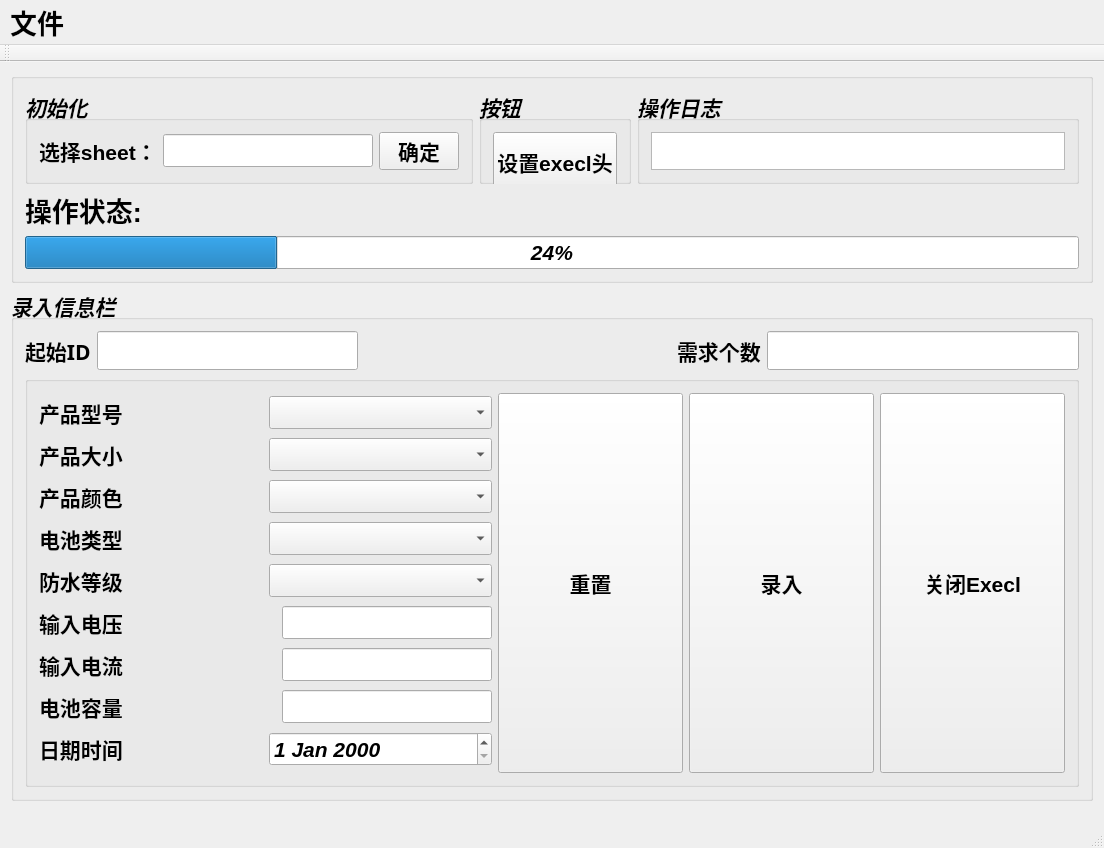
<?xml version="1.0" encoding="UTF-8"?>
<ui version="4.0">
 <class>MainWindow</class>
 <widget class="QMainWindow" name="MainWindow">
  <property name="geometry">
   <rect>
    <x>0</x>
    <y>0</y>
    <width>1104</width>
    <height>787</height>
   </rect>
  </property>
  <property name="sizePolicy">
   <sizepolicy hsizetype="Expanding" vsizetype="Expanding">
    <horstretch>0</horstretch>
    <verstretch>0</verstretch>
   </sizepolicy>
  </property>
  <property name="minimumSize">
   <size>
    <width>0</width>
    <height>0</height>
   </size>
  </property>
  <property name="maximumSize">
   <size>
    <width>16777215</width>
    <height>16777215</height>
   </size>
  </property>
  <property name="font">
   <font>
    <pointsize>20</pointsize>
    <weight>75</weight>
    <bold>true</bold>
   </font>
  </property>
  <property name="windowTitle">
   <string>超级板标签码自动生成</string>
  </property>
  <property name="windowIcon">
   <iconset>
    <normaloff>app_icon_32.ico</normaloff>app_icon_32.ico</iconset>
  </property>
  <property name="layoutDirection">
   <enum>Qt::LeftToRight</enum>
  </property>
  <property name="autoFillBackground">
   <bool>false</bool>
  </property>
  <widget class="QWidget" name="centralWidget">
   <layout class="QVBoxLayout" name="verticalLayout_3">
    <item>
     <widget class="QGroupBox" name="groupBox_2">
      <property name="minimumSize">
       <size>
        <width>0</width>
        <height>0</height>
       </size>
      </property>
      <property name="maximumSize">
       <size>
        <width>16777215</width>
        <height>210</height>
       </size>
      </property>
      <property name="font">
       <font>
        <pointsize>16</pointsize>
        <weight>75</weight>
        <italic>true</italic>
        <bold>true</bold>
       </font>
      </property>
      <property name="title">
       <string/>
      </property>
      <layout class="QVBoxLayout" name="verticalLayout_7">
       <item>
        <layout class="QHBoxLayout" name="horizontalLayout_16">
         <item>
          <widget class="QGroupBox" name="groupBox_7">
           <property name="sizePolicy">
            <sizepolicy hsizetype="Expanding" vsizetype="Preferred">
             <horstretch>0</horstretch>
             <verstretch>0</verstretch>
            </sizepolicy>
           </property>
           <property name="title">
            <string>初始化</string>
           </property>
           <layout class="QHBoxLayout" name="horizontalLayout">
            <item>
             <layout class="QVBoxLayout" name="verticalLayout_5">
              <item>
               <layout class="QHBoxLayout" name="horizontalLayout_18">
                <item>
                 <widget class="QLabel" name="label">
                  <property name="font">
                   <font>
                    <pointsize>16</pointsize>
                    <italic>false</italic>
                   </font>
                  </property>
                  <property name="text">
                   <string>选择sheet：</string>
                  </property>
                 </widget>
                </item>
                <item>
                 <widget class="QLineEdit" name="lineEdit_sheets">
                  <property name="font">
                   <font>
                    <pointsize>16</pointsize>
                    <italic>false</italic>
                   </font>
                  </property>
                 </widget>
                </item>
                <item>
                 <widget class="QPushButton" name="pushButton_select">
                  <property name="font">
                   <font>
                    <pointsize>16</pointsize>
                    <italic>false</italic>
                   </font>
                  </property>
                  <property name="text">
                   <string>确定</string>
                  </property>
                 </widget>
                </item>
               </layout>
              </item>
             </layout>
            </item>
           </layout>
          </widget>
         </item>
         <item>
          <widget class="QGroupBox" name="groupBox_3">
           <property name="title">
            <string>按钮</string>
           </property>
           <layout class="QVBoxLayout" name="verticalLayout_8">
            <item>
             <widget class="QPushButton" name="pushButton_execl_head">
              <property name="minimumSize">
               <size>
                <width>0</width>
                <height>60</height>
               </size>
              </property>
              <property name="font">
               <font>
                <italic>false</italic>
                <kerning>false</kerning>
               </font>
              </property>
              <property name="text">
               <string>设置execl头</string>
              </property>
             </widget>
            </item>
           </layout>
          </widget>
         </item>
         <item>
          <widget class="QGroupBox" name="groupBox_6">
           <property name="sizePolicy">
            <sizepolicy hsizetype="Expanding" vsizetype="Preferred">
             <horstretch>0</horstretch>
             <verstretch>0</verstretch>
            </sizepolicy>
           </property>
           <property name="title">
            <string>操作日志</string>
           </property>
           <layout class="QVBoxLayout" name="verticalLayout_9">
            <item>
             <widget class="QTextEdit" name="textEdit_optlog">
              <property name="font">
               <font>
                <pointsize>10</pointsize>
                <weight>50</weight>
                <italic>false</italic>
                <bold>false</bold>
               </font>
              </property>
             </widget>
            </item>
           </layout>
          </widget>
         </item>
        </layout>
       </item>
       <item>
        <layout class="QHBoxLayout" name="horizontalLayout_12">
         <item>
          <widget class="QLabel" name="label_15">
           <property name="font">
            <font>
             <pointsize>20</pointsize>
             <italic>false</italic>
            </font>
           </property>
           <property name="text">
            <string>操作状态:</string>
           </property>
          </widget>
         </item>
         <item>
          <widget class="QLabel" name="label_status_result">
           <property name="font">
            <font>
             <pointsize>20</pointsize>
             <weight>50</weight>
             <italic>false</italic>
             <bold>false</bold>
            </font>
           </property>
           <property name="text">
            <string/>
           </property>
          </widget>
         </item>
         <item>
          <widget class="QLabel" name="label_16">
           <property name="text">
            <string/>
           </property>
          </widget>
         </item>
         <item>
          <widget class="QLabel" name="label_status">
           <property name="text">
            <string/>
           </property>
          </widget>
         </item>
        </layout>
       </item>
       <item>
        <widget class="QProgressBar" name="uploadProgressBar">
         <property name="value">
          <number>24</number>
         </property>
        </widget>
       </item>
      </layout>
     </widget>
    </item>
    <item>
     <widget class="QGroupBox" name="groupBox">
      <property name="font">
       <font>
        <pointsize>16</pointsize>
        <weight>75</weight>
        <italic>true</italic>
        <bold>true</bold>
       </font>
      </property>
      <property name="title">
       <string>录入信息栏</string>
      </property>
      <layout class="QVBoxLayout" name="verticalLayout_6">
       <item>
        <layout class="QHBoxLayout" name="horizontalLayout_13">
         <item>
          <layout class="QHBoxLayout" name="horizontalLayout_14">
           <item>
            <widget class="QLabel" name="label_13">
             <property name="font">
              <font>
               <family>Aharoni</family>
               <pointsize>16</pointsize>
               <italic>false</italic>
              </font>
             </property>
             <property name="text">
              <string>起始ID</string>
             </property>
            </widget>
           </item>
           <item>
            <widget class="QLineEdit" name="lineEdit_startid">
             <property name="font">
              <font>
               <pointsize>20</pointsize>
               <italic>false</italic>
              </font>
             </property>
            </widget>
           </item>
          </layout>
         </item>
         <item>
          <spacer name="horizontalSpacer_5">
           <property name="orientation">
            <enum>Qt::Horizontal</enum>
           </property>
           <property name="sizeHint" stdset="0">
            <size>
             <width>40</width>
             <height>20</height>
            </size>
           </property>
          </spacer>
         </item>
         <item>
          <widget class="QLabel" name="label_14">
           <property name="font">
            <font>
             <pointsize>16</pointsize>
             <italic>false</italic>
            </font>
           </property>
           <property name="text">
            <string>需求个数</string>
           </property>
          </widget>
         </item>
         <item>
          <layout class="QHBoxLayout" name="horizontalLayout_15">
           <item>
            <widget class="QLineEdit" name="lineEdit_need_num">
             <property name="font">
              <font>
               <pointsize>20</pointsize>
               <italic>false</italic>
              </font>
             </property>
            </widget>
           </item>
          </layout>
         </item>
        </layout>
       </item>
       <item>
        <widget class="QGroupBox" name="groupBox_4">
         <property name="title">
          <string/>
         </property>
         <layout class="QVBoxLayout" name="verticalLayout_4">
          <item>
           <layout class="QHBoxLayout" name="horizontalLayout_2">
            <item>
             <layout class="QVBoxLayout" name="verticalLayout">
              <item>
               <layout class="QHBoxLayout" name="horizontalLayout_3">
                <item>
                 <widget class="QLabel" name="label_6">
                  <property name="minimumSize">
                   <size>
                    <width>0</width>
                    <height>0</height>
                   </size>
                  </property>
                  <property name="font">
                   <font>
                    <pointsize>16</pointsize>
                    <weight>75</weight>
                    <italic>false</italic>
                    <bold>true</bold>
                   </font>
                  </property>
                  <property name="text">
                   <string>产品型号</string>
                  </property>
                 </widget>
                </item>
                <item>
                 <widget class="QComboBox" name="comboBox_type">
                  <property name="font">
                   <font>
                    <pointsize>16</pointsize>
                    <weight>75</weight>
                    <italic>false</italic>
                    <bold>true</bold>
                   </font>
                  </property>
                 </widget>
                </item>
               </layout>
              </item>
              <item>
               <layout class="QHBoxLayout" name="horizontalLayout_4">
                <item>
                 <widget class="QLabel" name="label_7">
                  <property name="font">
                   <font>
                    <pointsize>16</pointsize>
                    <weight>75</weight>
                    <italic>false</italic>
                    <bold>true</bold>
                   </font>
                  </property>
                  <property name="text">
                   <string>产品大小</string>
                  </property>
                 </widget>
                </item>
                <item>
                 <widget class="QComboBox" name="comboBox_size">
                  <property name="font">
                   <font>
                    <pointsize>16</pointsize>
                    <weight>75</weight>
                    <italic>false</italic>
                    <bold>true</bold>
                   </font>
                  </property>
                 </widget>
                </item>
               </layout>
              </item>
              <item>
               <layout class="QHBoxLayout" name="horizontalLayout_5">
                <item>
                 <widget class="QLabel" name="label_4">
                  <property name="font">
                   <font>
                    <pointsize>16</pointsize>
                    <weight>75</weight>
                    <italic>false</italic>
                    <bold>true</bold>
                   </font>
                  </property>
                  <property name="text">
                   <string>产品颜色</string>
                  </property>
                 </widget>
                </item>
                <item>
                 <widget class="QComboBox" name="comboBox_color">
                  <property name="font">
                   <font>
                    <pointsize>16</pointsize>
                    <weight>75</weight>
                    <italic>false</italic>
                    <bold>true</bold>
                   </font>
                  </property>
                 </widget>
                </item>
               </layout>
              </item>
              <item>
               <layout class="QHBoxLayout" name="horizontalLayout_6">
                <item>
                 <widget class="QLabel" name="label_8">
                  <property name="font">
                   <font>
                    <pointsize>16</pointsize>
                    <weight>75</weight>
                    <italic>false</italic>
                    <bold>true</bold>
                   </font>
                  </property>
                  <property name="text">
                   <string>电池类型</string>
                  </property>
                 </widget>
                </item>
                <item>
                 <widget class="QComboBox" name="comboBox_bat">
                  <property name="font">
                   <font>
                    <pointsize>16</pointsize>
                    <weight>75</weight>
                    <italic>false</italic>
                    <bold>true</bold>
                   </font>
                  </property>
                 </widget>
                </item>
               </layout>
              </item>
              <item>
               <layout class="QHBoxLayout" name="horizontalLayout_7">
                <item>
                 <widget class="QLabel" name="label_9">
                  <property name="font">
                   <font>
                    <pointsize>16</pointsize>
                    <weight>75</weight>
                    <italic>false</italic>
                    <bold>true</bold>
                   </font>
                  </property>
                  <property name="text">
                   <string>防水等级</string>
                  </property>
                 </widget>
                </item>
                <item>
                 <widget class="QComboBox" name="comboBox_water">
                  <property name="font">
                   <font>
                    <pointsize>16</pointsize>
                    <weight>75</weight>
                    <italic>false</italic>
                    <bold>true</bold>
                   </font>
                  </property>
                 </widget>
                </item>
               </layout>
              </item>
              <item>
               <layout class="QHBoxLayout" name="horizontalLayout_8">
                <item>
                 <widget class="QLabel" name="label_10">
                  <property name="font">
                   <font>
                    <pointsize>16</pointsize>
                    <weight>75</weight>
                    <italic>false</italic>
                    <bold>true</bold>
                   </font>
                  </property>
                  <property name="text">
                   <string>输入电压</string>
                  </property>
                 </widget>
                </item>
                <item>
                 <spacer name="horizontalSpacer">
                  <property name="orientation">
                   <enum>Qt::Horizontal</enum>
                  </property>
                  <property name="sizeHint" stdset="0">
                   <size>
                    <width>40</width>
                    <height>20</height>
                   </size>
                  </property>
                 </spacer>
                </item>
                <item>
                 <widget class="QLineEdit" name="lineEdit_v">
                  <property name="font">
                   <font>
                    <pointsize>16</pointsize>
                    <weight>75</weight>
                    <italic>false</italic>
                    <bold>true</bold>
                   </font>
                  </property>
                 </widget>
                </item>
               </layout>
              </item>
              <item>
               <layout class="QHBoxLayout" name="horizontalLayout_9">
                <item>
                 <widget class="QLabel" name="label_11">
                  <property name="font">
                   <font>
                    <pointsize>16</pointsize>
                    <weight>75</weight>
                    <italic>false</italic>
                    <bold>true</bold>
                   </font>
                  </property>
                  <property name="text">
                   <string>输入电流</string>
                  </property>
                 </widget>
                </item>
                <item>
                 <spacer name="horizontalSpacer_2">
                  <property name="orientation">
                   <enum>Qt::Horizontal</enum>
                  </property>
                  <property name="sizeHint" stdset="0">
                   <size>
                    <width>40</width>
                    <height>20</height>
                   </size>
                  </property>
                 </spacer>
                </item>
                <item>
                 <widget class="QLineEdit" name="lineEdit_i">
                  <property name="font">
                   <font>
                    <pointsize>16</pointsize>
                    <weight>75</weight>
                    <italic>false</italic>
                    <bold>true</bold>
                   </font>
                  </property>
                 </widget>
                </item>
               </layout>
              </item>
              <item>
               <layout class="QHBoxLayout" name="horizontalLayout_11">
                <item>
                 <widget class="QLabel" name="label_12">
                  <property name="font">
                   <font>
                    <pointsize>16</pointsize>
                    <weight>75</weight>
                    <italic>false</italic>
                    <bold>true</bold>
                   </font>
                  </property>
                  <property name="text">
                   <string>电池容量</string>
                  </property>
                 </widget>
                </item>
                <item>
                 <spacer name="horizontalSpacer_3">
                  <property name="orientation">
                   <enum>Qt::Horizontal</enum>
                  </property>
                  <property name="sizeHint" stdset="0">
                   <size>
                    <width>40</width>
                    <height>20</height>
                   </size>
                  </property>
                 </spacer>
                </item>
                <item>
                 <widget class="QLineEdit" name="lineEdit_cap">
                  <property name="font">
                   <font>
                    <pointsize>16</pointsize>
                    <weight>75</weight>
                    <italic>false</italic>
                    <bold>true</bold>
                   </font>
                  </property>
                 </widget>
                </item>
               </layout>
              </item>
              <item>
               <layout class="QHBoxLayout" name="horizontalLayout_10">
                <item>
                 <widget class="QLabel" name="label_5">
                  <property name="font">
                   <font>
                    <family>Aharoni</family>
                    <pointsize>16</pointsize>
                    <weight>75</weight>
                    <italic>false</italic>
                    <bold>true</bold>
                   </font>
                  </property>
                  <property name="text">
                   <string>日期时间</string>
                  </property>
                 </widget>
                </item>
                <item>
                 <widget class="QDateEdit" name="dateEdit">
                  <property name="font">
                   <font>
                    <pointsize>16</pointsize>
                   </font>
                  </property>
                 </widget>
                </item>
               </layout>
              </item>
             </layout>
            </item>
            <item>
             <layout class="QVBoxLayout" name="verticalLayout_2"/>
            </item>
            <item>
             <widget class="QPushButton" name="pushButton_reset">
              <property name="minimumSize">
               <size>
                <width>185</width>
                <height>380</height>
               </size>
              </property>
              <property name="font">
               <font>
                <pointsize>16</pointsize>
                <italic>false</italic>
               </font>
              </property>
              <property name="text">
               <string>重置</string>
              </property>
             </widget>
            </item>
            <item>
             <widget class="QPushButton" name="pushButton_write">
              <property name="sizePolicy">
               <sizepolicy hsizetype="Minimum" vsizetype="Fixed">
                <horstretch>0</horstretch>
                <verstretch>0</verstretch>
               </sizepolicy>
              </property>
              <property name="minimumSize">
               <size>
                <width>185</width>
                <height>380</height>
               </size>
              </property>
              <property name="font">
               <font>
                <pointsize>16</pointsize>
                <italic>false</italic>
               </font>
              </property>
              <property name="text">
               <string>录入</string>
              </property>
             </widget>
            </item>
            <item>
             <widget class="QPushButton" name="pushButton_close">
              <property name="minimumSize">
               <size>
                <width>185</width>
                <height>380</height>
               </size>
              </property>
              <property name="font">
               <font>
                <pointsize>16</pointsize>
                <italic>false</italic>
               </font>
              </property>
              <property name="text">
               <string>关闭Execl</string>
              </property>
             </widget>
            </item>
           </layout>
          </item>
         </layout>
        </widget>
       </item>
      </layout>
     </widget>
    </item>
   </layout>
  </widget>
  <widget class="QMenuBar" name="menuBar">
   <property name="geometry">
    <rect>
     <x>0</x>
     <y>0</y>
     <width>1104</width>
     <height>23</height>
    </rect>
   </property>
   <widget class="QMenu" name="menu">
    <property name="title">
     <string>文件</string>
    </property>
    <addaction name="action_open"/>
    <addaction name="separator"/>
    <addaction name="action_create"/>
   </widget>
   <addaction name="menu"/>
  </widget>
  <widget class="QToolBar" name="mainToolBar">
   <attribute name="toolBarArea">
    <enum>TopToolBarArea</enum>
   </attribute>
   <attribute name="toolBarBreak">
    <bool>false</bool>
   </attribute>
  </widget>
  <widget class="QStatusBar" name="statusBar"/>
  <action name="action_open">
   <property name="text">
    <string>打开文件</string>
   </property>
  </action>
  <action name="action_create">
   <property name="text">
    <string>新建文件</string>
   </property>
  </action>
 </widget>
 <layoutdefault spacing="6" margin="11"/>
 <resources/>
 <connections/>
</ui>
